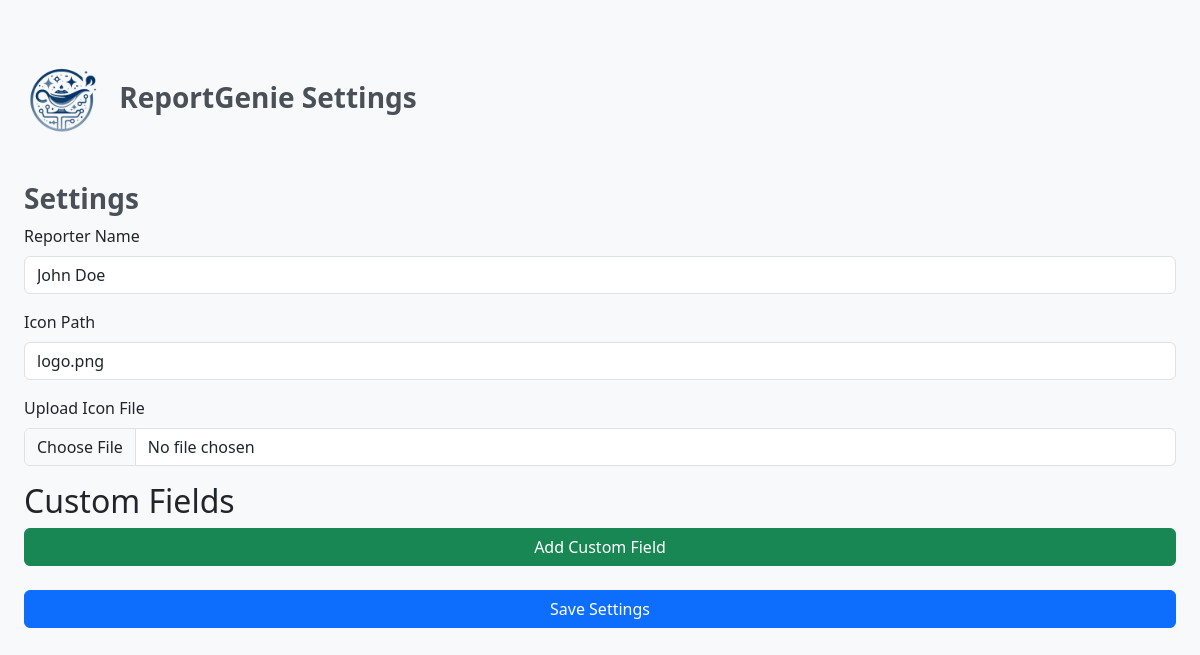
The app's page /settings, older data.
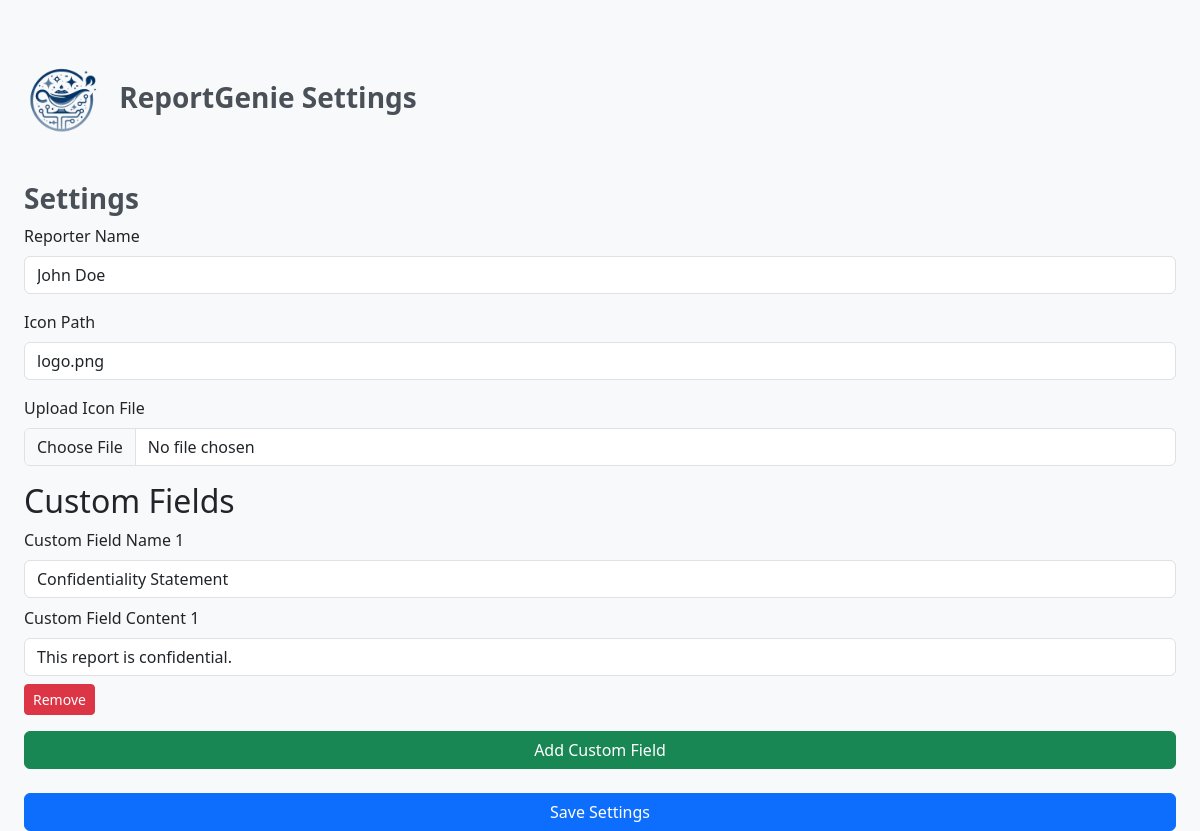
The same page, newer data.
### app.py (models this page shows)
class CustomField(db.Model):
    __tablename__ = 'custom_fields'
    custom_field_id = db.Column(db.Integer, primary_key=True)
    custom_field_name = db.Column(db.String(100), nullable=False)
    custom_field_content = db.Column(db.Text, nullable=True)

### server.py (the view)
@app.route("/settings", methods=["GET"])
def get_settings():
    settings = read_settings()
    custom_fields = CustomField.query.all()
    return render_template("settings.html", settings=settings, custom_fields=custom_fields)

### server.py (called while the page is built)
def read_settings():
    with open("settings.json", "rb") as f:
        settings = json.load(f)
    return settings

### templates/settings.html (shortened to what this page needs)
<!DOCTYPE html>
<html lang="en">
<head>
  <link href="https://cdn.jsdelivr.net/npm/bootstrap@5.3.0-alpha3/dist/css/bootstrap.min.css" rel="stylesheet">
</head>
<body>
<div class="container">
  <header class="d-flex justify-content-between align-items-center mb-4">
    <h1><img src="favicon.ico" width="100" /> ReportGenie Settings</h1>
  </header>
  <div class="container">
    <h1>Settings</h1>
    <form method="POST" action="/settings" enctype="multipart/form-data">
      <div class="mb-3">
        <label for="reporter_name" class="form-label">Reporter Name</label>
        <input type="text" class="form-control" id="reporter_name" name="reporter_name" required value="{{ settings.reporter_name or '' }}">
      </div>
      <div class="mb-3">
        <label for="icon_path" class="form-label">Icon Path</label>
        <input type="text" class="form-control" id="icon_path" name="icon_path" value="{{ settings.icon_path or '' }}">
      </div>
      <div class="mb-3">
        <label for="iconFile" class="form-label">Upload Icon File</label>
        <input type="file" class="form-control" id="iconFile" name="iconFile" accept="image/*">
      </div>
      <div id="custom-fields-container">
        <h2>Custom Fields</h2>
        {% for custom_field in custom_fields %}
        <div class="custom-field mb-3" id="custom-field-{{ loop.index }}">
          <label for="custom_field_name-{{ loop.index }}" class="form-label">Custom Field Name {{ loop.index }}</label>
          <input type="text" class="form-control" id="custom_field_name-{{ loop.index }}" name="custom_field_name-{{ loop.index }}" value="{{ custom_field.custom_field_name }}" required>
          <label for="custom_field_content-{{ loop.index }}" class="form-label mt-2">Custom Field Content {{ loop.index }}</label>
          <input type="text" class="form-control" id="custom_field_content-{{ loop.index }}" name="custom_field_content-{{ loop.index }}" value="{{ custom_field.custom_field_content }}" required>
          <button type="button" class="btn btn-danger btn-sm mt-2" onclick="removeCustomField({{loop.index}})">Remove</button>
        </div>
        {% endfor %}
      </div>
      <div class="d-grid gap-2 mb-4">
        <button type="button" class="btn btn-success" id="add-custom-field-btn">Add Custom Field</button>
      </div>
      <div class="d-grid gap-2">
        <button type="submit" class="btn btn-primary">Save Settings</button>
      </div>
    </form>
  </div>
</body>
</html>

### templates/settings.html (style rules this page uses)
body { background-color: #f8f9fa; padding-top: 50px; }
.container { max-width: 1200px; }
h1 { font-size: 28px; font-weight: bold; color: #495057; }

Row changes from the older to the newer data that the page shows:
added CustomField: custom_field_name "Confidentiality Statement", custom_field_content "This report is confidential."
